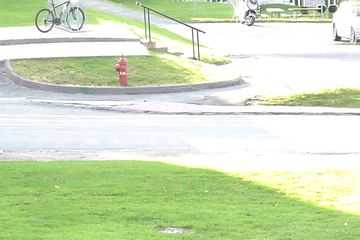
#> input picture advanced_vision_algorithms/segmentation/img_seq/in000300.jpg, 360 x 240 px, found by its file name; the run also reads 1 picture not shown here
$ python intro.py   (older library calls are emulated)
#> lines starting #> are read from the running program, lines starting #| are printed output that depends on the picture; after the words box and inside, x2 and y2 are one past the last pixel; in counts of white or black regions, pixels touching at a corner belong together; pictures that were not available may be replaced by others from this repository, and a replacement may not be noted
import cv2
import numpy as np

I = cv2.imread('seq/img_seq/in000300.jpg')
#> I is the input picture: shape (240, 360, 3); mean B, G, R 188.6, 222.8, 207.9
I = cv2.cvtColor(I, cv2.COLOR_BGR2GRAY)
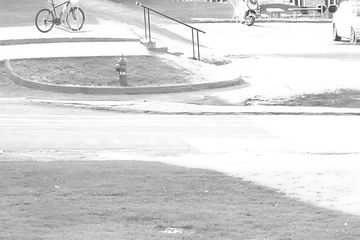
#> I: shape (240, 360); min 35, max 255, mean 214.5

base_number = 300

for i in range(1,150):
    I_before = I
    I_color = cv2.imread('seq/img_seq/in000' + str(base_number + i) + '.jpg')
    I = cv2.cvtColor(I_color, cv2.COLOR_BGR2GRAY)
    diff = cv2.absdiff(I, I_before)
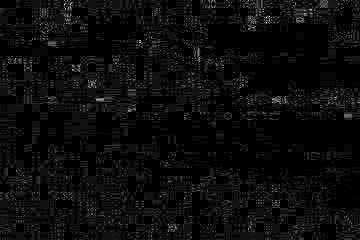
#> diff: shape (240, 360); min 0, max 30, mean 1.5; drawn with min black and max white
    thresh, binary = cv2.threshold(diff, 30, 255, cv2.THRESH_BINARY)
#> binary: shape (240, 360); every value is 0
    binary = cv2.medianBlur(binary, 5)
    binary = cv2.dilate(binary, cv2.getStructuringElement(cv2.MORPH_ELLIPSE, (3, 5)), iterations=4)
    binary = cv2.dilate(binary, cv2.getStructuringElement(cv2.MORPH_ELLIPSE, (3, 3)))

    num_labels, labels, stats, centroids = cv2.connectedComponentsWithStats(binary)
#> labels: shape (240, 360) int32; every value is 0
#> num_labels = 1; stats = [[0, 0, 360, 240, 86400]]; centroids = [[179.5, 119.5]]
#> pass 3 of the loop `for i in range(1,150):`:
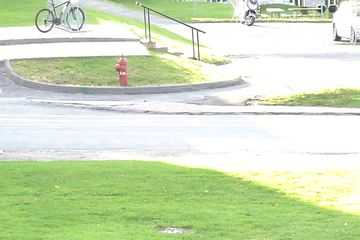
#> input picture advanced_vision_algorithms/segmentation/img_seq/in000303.jpg, 360 x 240 px, found by its file name
#> I_color is the input picture: shape (240, 360, 3); mean B, G, R 188.5, 222.8, 207.9
#> `I = cv2.cvtColor(I_color, cv2.COLOR_BGR2GRAY)`:
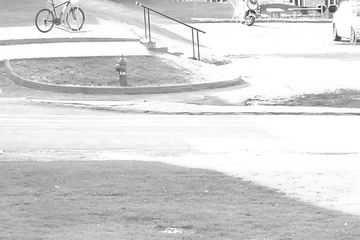
#> I: shape (240, 360); min 32, max 255, mean 214.4
#> `diff = cv2.absdiff(I, I_before)`:
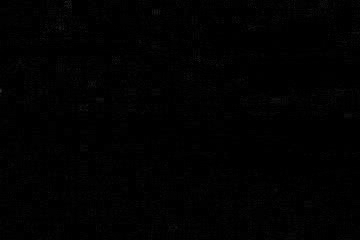
#> diff: shape (240, 360); min 0, max 47, mean 1.5
#> binary: shape (240, 360); 0% white in thin lines or dots, all inside (x1, y1, x2, y2) = (0, 1, 66, 92)
#> (the run stopped early here; a loop or call above may not have finished)
